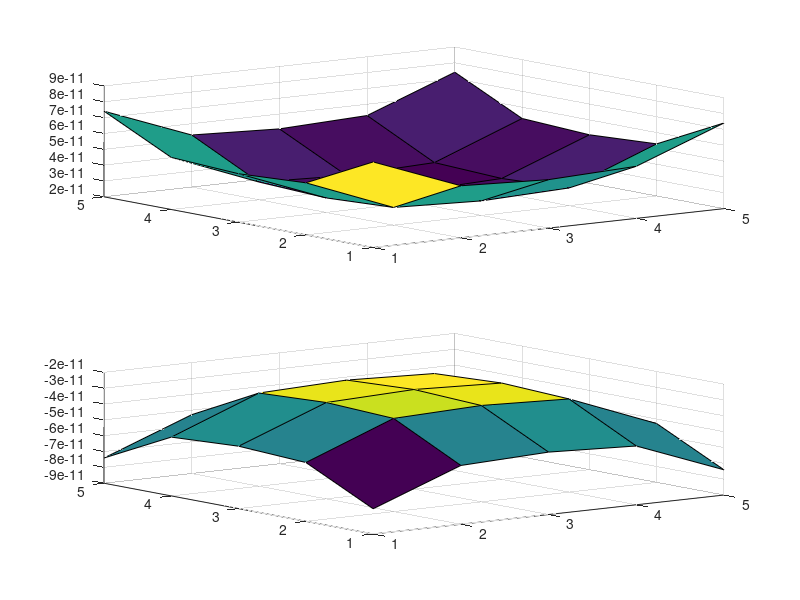
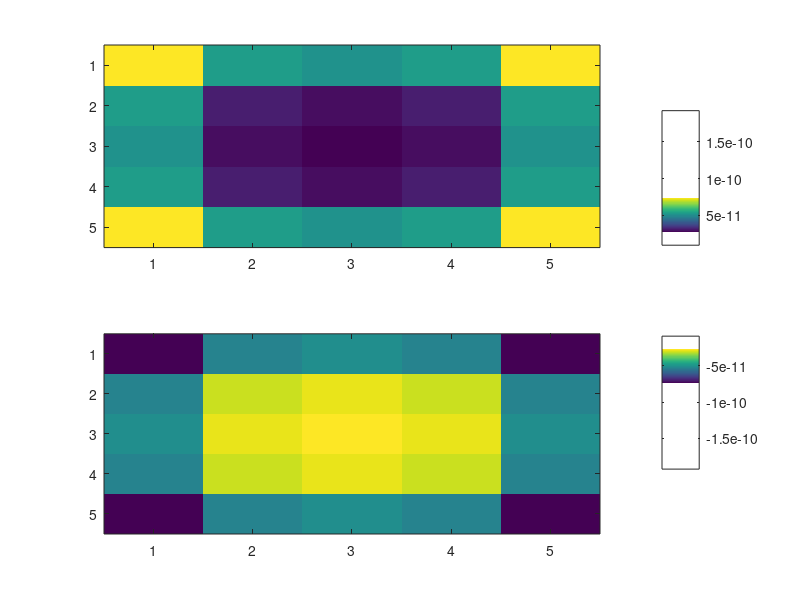

Here is the MATLAB script that generated these plots, in order:
clc
clear all
%solving only for N terms
length=1; %1 meter, length of the plate
width=1; %1 meter, width of the plate
n=5; %the number of divisions

X=length/n; %length of division in x direction
Y=width/n; %length of division in y direction

area=(X/2)^2*pi; %area for equivalent circle
epsilon=8.854*10^(-12); %epsilon

N=n*n;%for a plate

b=epsilon*ones(N,1); %top plate is 1

A=ones(N,N); %creating A matrix

yi=1;
  
d=0; %0 and then 1 meter, distance between the plates

x=X/2:X:length; %the spacings for x
y=Y/2:Y:width;
%creating a matrix for x's
counter=1;
H=x';
while counter<n
    H=[H; x'];
    counter=counter+1;
end
%creating a matrix for y's
K=y;
counter=1;
while counter<n
    K=[K;y];
    counter=counter+1;
end

Testing_point=1;

while Testing_point<N+1
     point_2=1;
        while point_2<N+1
            
            
                R=sqrt((H(Testing_point)-H(point_2))^2+(K(Testing_point)-K(point_2))^2);
                
                    if R==0
                        A(Testing_point,point_2)=0.282*sqrt(area); %diagonal elements
                    else
                        A(Testing_point,point_2)=area/(4*pi*abs(R)); %non-diaginal elements
                    end
                point_2=point_2+1;     
            
        end            
     Testing_point=Testing_point+1;  
     
end
result=A\b;
Top=reshape(result,[n,n]);
Bottom=-Top;
subplot(2,1,1)
surf(Top)
subplot(2,1,2)
surf(Bottom)

figure;

subplot(2,1,1)
imagesc(Top)
colorbar
subplot(2,1,2)
imagesc(Bottom)
colorbar

%calculating capacitor
S=sum(result);
v=2;
cap=S*length*width/v;
